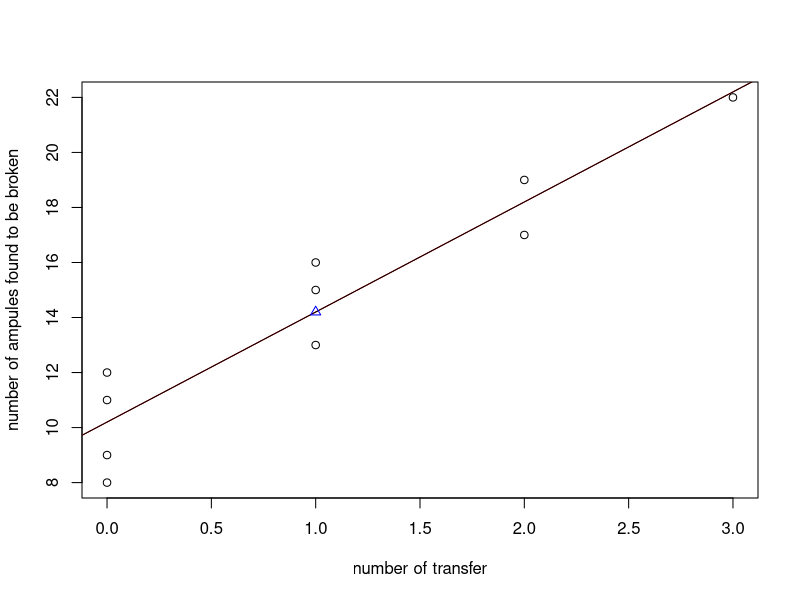

Generate this figure with R:
X = c(1,0,2,0,3,1,0,1,2,0)
Y = c(16, 9, 17, 12, 22, 13, 8, 15, 19, 11)
n = length(X)

b1hat = sum((X-mean(X))*(Y-mean(Y)))/sum((X-mean(X))^2)
#same with t(X-mean(X))%*%(Y-mean(Y))/sum((X-mean(X))^2)[1]

b0hat = mean(Y) - b1hat*mean(X)
fit.y = b0hat + b1hat*X
mse = 1/(n-2)*sum((Y - fit.y)^2)
se.b1hat = sqrt(mse/sum((X-mean(X))^2))
se.b0hat = sqrt(mse*(1/n+ mean(X)^2/sum((X - mean(X))^2)))

fit = lm(Y~X)
summary(fit)

#coefficients estimated by model:
coef = fit$coefficients
b0hat = coef[1]
b1hat = coef[2]
MSE = summary(fit)$sigma^2
b0hat
b1hat
se.b0hat = summary(fit)$coefficients[1,"Std. Error"]
se.b1hat = summary(fit)$coefficients[2,"Std. Error"]


# Fitted Regression line
plot(x=X, y=Y, xlab='number of transfer',
     ylab='number of ampules found to be broken')
abline(fit, col='red')
abline(b0hat, b1hat,col="black")
points(mean(X),mean(Y),col="blue",pch=2)

#Test statistics:
alpha = 0.01
t.value = (b1hat-1)/se.b1hat
#critical value approach
critical.value= qt(1-alpha/2, df = n - 2)
abs(t.value) > critical.value
#Reject H0 if get TRUE

#p-value
pvalue=(1-pt(t.value, n-2))*2
pvalue<alpha

#confidence interval
lb.b1hat = b1hat - critical.value*se.b1hat
ub.b1hat = b1hat + critical.value*se.b1hat



